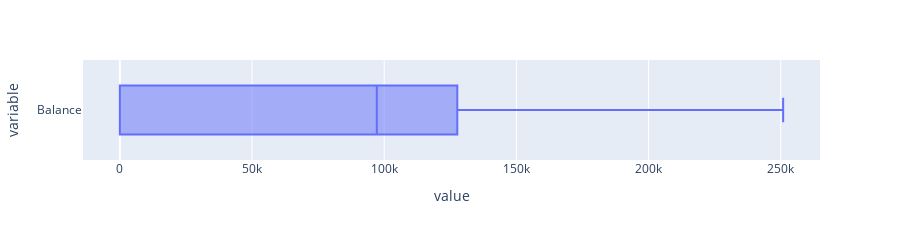

Notebook cell for this chart:
### Code cell
px.box(working_df.Balance, orientation='h', height=200)

### Figure 1 — Plotly figure (JSON) as saved in the notebook; plotly's stock layout.template omitted (floating-point values rounded to 4 significant figures; data arrays with more than 128 entries replaced by an {"elided": "..."} marker saying what was removed)
{"data": [{"alignmentgroup": "True", "hovertemplate": "value=%{x}<br>variable=%{y}<extra></extra>", "legendgroup": "", "marker": {"color": "#636efa"}, "name": "", "notched": false, "offsetgroup": "", "orientation": "h", "showlegend": false, "type": "box", "x": {"elided": "10000 float values"}, "x0": " ", "xaxis": "x", "y": {"elided": "10000 str values"}, "y0": " ", "yaxis": "y"}], "layout": {"boxmode": "group", "height": 200, "legend": {"tracegroupgap": 0}, "margin": {"t": 60}, "xaxis": {"anchor": "y", "domain": [0, 1], "title": {"text": "value"}}, "yaxis": {"anchor": "x", "domain": [0, 1], "title": {"text": "variable"}}}}
